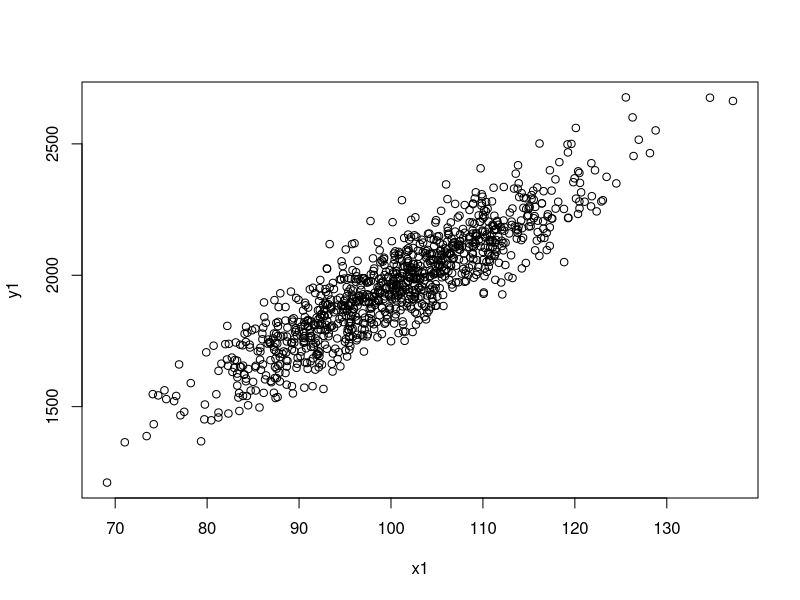
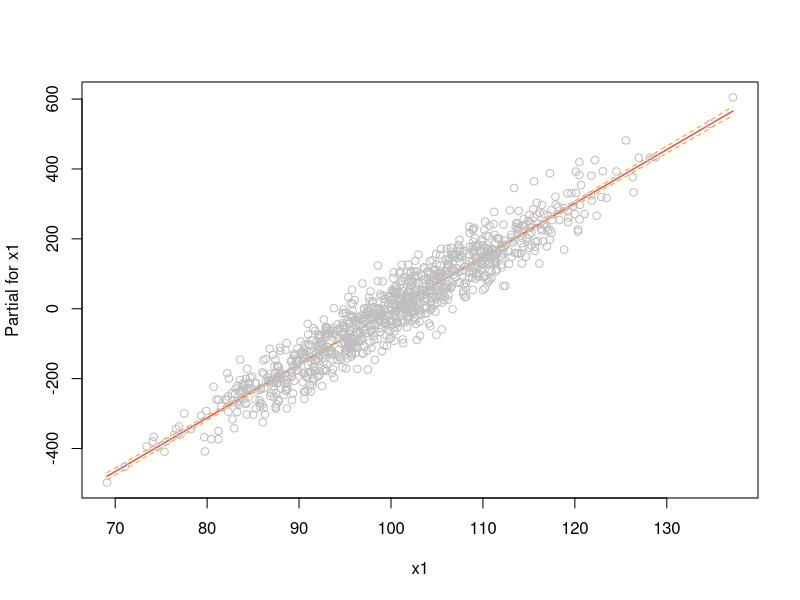
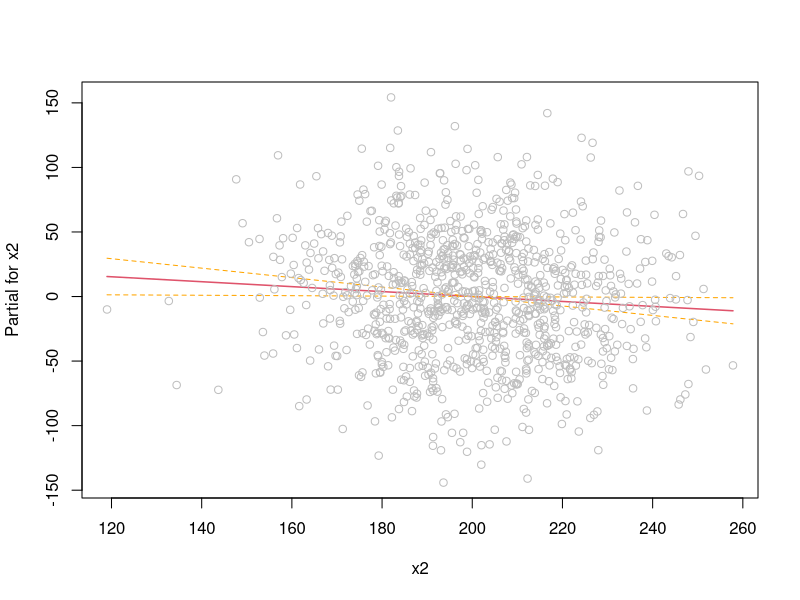
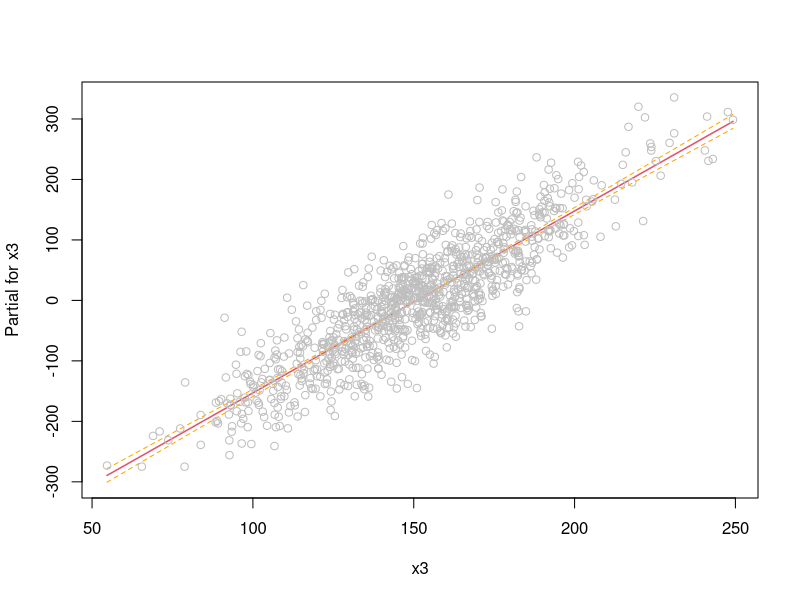
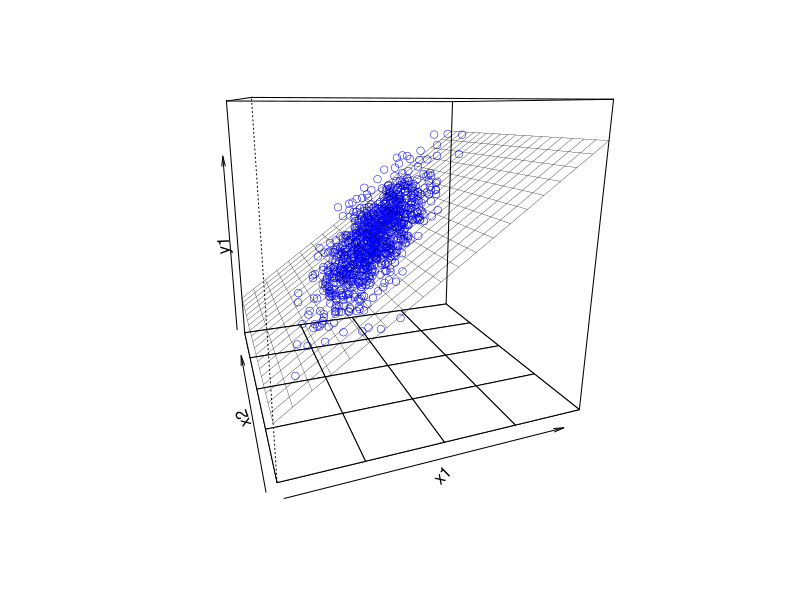
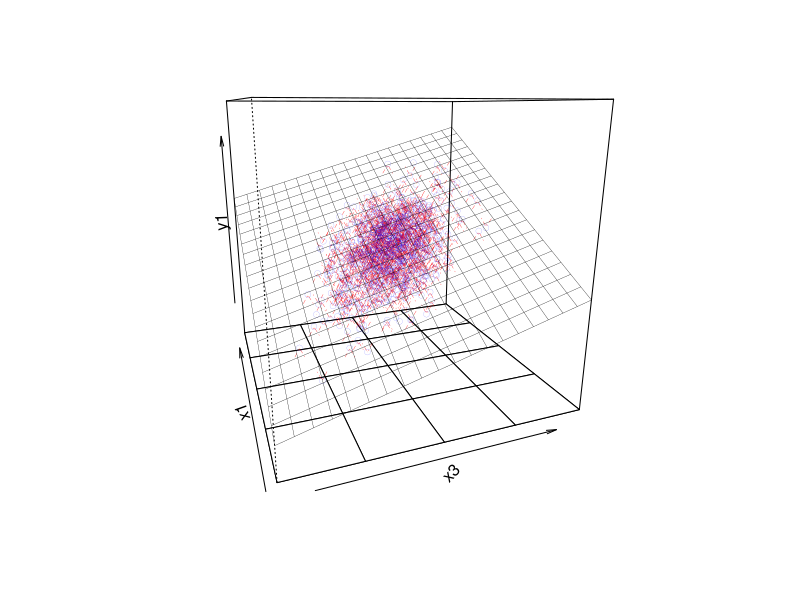
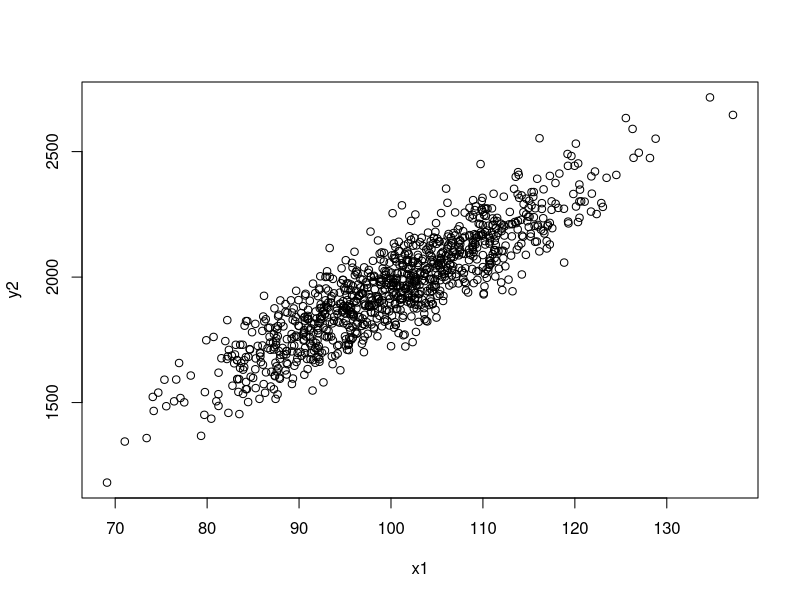
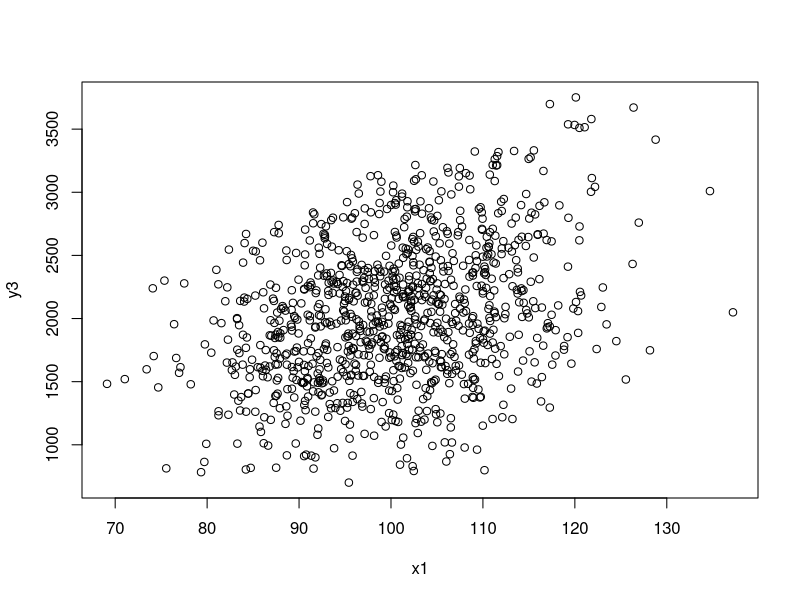

Generate these figures, in order, with R: (Note: this script raises an error after producing the figures.)
## Paul Johnson <pauljohn@ku.edu>
## 2012-06-20

## mlm-1 Initial approach to problem

## Topic: create multi-level data and use regression and lmer to
## estimate it.  This creates 3 different dependent variables,
## y1: ordinary "homoskedastic" regression (no grouping effect0
## y2: clustered "random intercepts"
## y3: clustered "random intercepts" and "random slope" for 1 predictor (x1)

## Why do this? Mainly, I want to show how I "Think Through" a
## problem by building a series of example models.

## Substantively, what ispires this?  A Student wonders "how good is R
## for making plots for lots of different groups in a multilevel
## model?" Another Student wonders "what is your thought progression
## in designing a Monte Carlo simulation".  Lets try to answer both in
## same exercise. Along the way, I had a detour into a problem of
## calculating predicted values from lmer results, but after that was
## solved, then things came into focus.

library(MASS) ## for rmvnorm
set.seed(1234) ## for replicability

## Step 1. Create a Data Frame. We need ONE data set that works right!

## M respondents, N observations for each one.
## In a repeated measures context, this is called "longitudinal data".
## In cross sectional approach, this is M groups (classrooms) with
## several people in each)

M <- 100
N <- 10

## get 100 unique gray colors, will use later for plotting
mycolors <- gray.colors(M)
## With small M, brighter colors help. You choose
mycolors <- rainbow(M)

## Standard deviation of error term at individual level
STDE <- 48

## STDEb0: standard deviation of clustered intercepts.
### In a longitudinal "repeated measures" exercise, this is an
## individual-level effect In a cross section, this is a random
## classroom effect.
STDEb0 <- 30

## STEx1: standard deviation of slopes across cluster units
STDEb1 <- 5

## The true fixed effects of b0, b1, b2, b3 in
## y = b0 + b1*x1 + b2*x2 + b3*x3
bslopes <- c(0.2, 15.4, -0.2, 3)

## Now generate the data frame with x1, x2 and x3.
## Let's suppose the predictors are Multivariate Normal, with
## means (100,200,150), standard deviations (10, 20, 30), and
## intercorrelations of 0.4.  These can, of course, be adjusted
## for interesting variations.

## Mind, an "indicator" that says with which cluster an observation belongs.
Mind <- 1:M %x% rep(1,N)
## Iind, "I index" indexes cluster members.
Iind <- unlist(lapply(1:M, function(x) seq(1, N, by=1)))

Xmeans <- c(100, 200, 150)
Xsds <- c(10, 20, 30)
Xrho <- 0.4
Xcorr.mat <- matrix(c(1, Xrho, Xrho, Xrho, 1, Xrho, Xrho, Xrho, 1), nrow = 3)
sigma <- diag(Xsds) %*% Xcorr.mat %*% diag(Xsds)
X.mat <- mvrnorm(n = N * M, mu = Xmeans, Sigma = sigma)
dimnames(X.mat)[[2]] <- c("x1", "x2", "x3")
## Add an intercept on the front of X.mat
X.mat <- cbind("(Intercept)"= 1, X.mat)


## Create a dependent variable that has no clustering effects.  This
## is an "ordinary" regression with slopes and random error designated
## above random noise
y1 <- X.mat %*% bslopes + rnorm(M*N, m=0, s= STDE)
dat <- cbind(data.frame(id=1:(N*M), Mind, Iind, y1), as.data.frame(X.mat))
rm(Mind, y1, X.mat) ## cleanup workspace

## Layer on additive group level error in y2
## Add a group-level intercept in the data collection.

## m different amounts added each of M respondent (group) to
## each observation for that respondent (or group)
dat$y2 <- dat$y1 +  rnorm(M, 0, STDEb0) %x% rep(1, N)

## Confirm that linear algebra, study, run
## rnorm(5) %x% rep(1, 4)


## In y3, add in random slope effect
## Now insert a group level random slope for x1. Thus, we
## are changing the effect of x1 from 0.4 * x1 to
## b1 ~ N(0.4, STDEb1) * x1
##
## same as b1 ~ 0.4 + N(0, STDEb1) * x1
dat$y3 <- dat$y2 +  dat$x1 * rnorm(M, 0, STDEb1) %x% rep(1, N)


## Well, that's some data. Let's see how the fitted models work

plot(y1 ~ x1, data=dat)
## First, fit linear regression that ignores mixed effects
m1 <- lm(y1 ~ x1 + x2 + x3, data=dat)
summary(m1)
termplot(m1, terms="x1", partial.resid=T, se=T)
termplot(m1, terms="x2", partial.resid=T, se=T)
termplot(m1, terms="x3", partial.resid=T, se=T)

library(rockchalk)
plotPlane(m1, plotx1="x1", plotx2="x2")
plotPlane(m1, plotx1="x3", plotx2="x1", plwd = 0.1, pcex=0.8, drawArrows=TRUE)



plot(y2 ~ x1, data=dat)
## First, fit linear regression that ignores mixed effects
m2 <- lm(y2 ~ x1 + x2 + x3, data=dat)
summary(m2)




plot(y3 ~ x1, data=dat)
## First, fit linear regression that ignores mixed effects
m3 <- lm(y3 ~ x1 + x2 + x3, data=dat)
summary(m3)

## causes error in R-2.15, but shouldn't
## par(mfcol = c(1,3))
## termplot(m1, partial.resid=TRUE, se=TRUE)
## par(mfcol = c(1,1))

## In the lme4 package, there is an "easy" tool to run M separate lm regressions
library(lme4)
m31list <- lmList(y3 ~ x1 | Mind, data=dat, pool = FALSE)
##That is 100 separate regressions in a list

summary(m31list[[1]]) ## group 1
summary(m31list[[2]]) ## group 2
summary(m31list[[M-1]]) ## group M-1



plot(y3 ~ x1, data=dat, col= mycolors[Mind])

for( i in seq_along(m31list)){
    abline(m31list[[i]], col = mycolors[i])
}
## That graph is lacking somewhat. I wish the range of x1 were not
## the same for all groups. Will fix that in the next plot.



## M separate regressions, with 3 predictors
m3list <- lmList(y3 ~ x1 + x2 + x3 | Mind, data=dat, pool = FALSE)


## How calculate predicted values?  Let's set x2 and x3 at their
## individual-specific means.

predict( m3list[[1]] ) ##predicts for observed cases, group 1


plot(y3 ~ x1, data=dat, col=mycolors[Mind], cex=0.6)

## Now calculate predicted values for each model.
## How to do that? Here's one guess.
## Get the range of x1 from the 'whole sample' and
## then set x2 and x3 at within-cluster mean
x1range <- range(dat$x1)
## I have to figure this out 1 group at a time.
## Get the data set for group 1. Lets concentrate on them
mf1 <- model.frame(m3list[[1]])
pgroup <- predict( m3list[[1]], newdata = data.frame(x1 = x1range, x2 = mean(mf1$x2, na.rm = TRUE), x3 = mean(mf1$x3, na.rm = TRUE)))
lines(x1range, pgroup, col=mycolors[1])

mf1 <- model.frame(m3list[[4]]) ## extract data set for group 4
pgroup <- predict( m3list[[4]], newdata = data.frame(x1=x1range, x2=mean(mf1$x2), x3=mean(mf1$x3)))
lines(x1range, pgroup, col=mycolors[4])


## Now I see a pattern. Do same for all the groups.
## This time, I'll use the unique range on x1 for each cluster
## I think that makes the lines look more "in" the data.
plot(y3 ~ x1, data=dat, col=mycolors[Mind], main = "lm on clusters")
for( i in seq_along(m3list)){
    m3mf <- model.frame(m3list[[i]]) #data set for group i
    x1range <- range(m3mf$x1) ## use group-specific ranges this time
    pgroup <- predict( m3list[[i]], newdata = data.frame(x1=x1range, x2=mean(m3mf$x2), x3=mean(m3mf$x3)))
    lines(x1range, pgroup, col=mycolors[i])
}

## Hmm. That data looks like it might be handy for comparison later on.
## Lets try to build a data frame of it.

m3newdat <- lapply(m3list, function(x) {
    m3mf <- model.frame(x)
    ndf = data.frame(x1=range(m3mf$x1), x2=mean(m3mf$x2), x3=mean(m3mf$x3))
    ndf$m3pred <- predict(x, newdata = ndf)
    ndf} )
## Smash the list of data frames together
m3newdat <- do.call("rbind", m3newdat)
## Interesting!
m3newdat[1:20, ]
## Better add a variable Mind. This way seems like overkill, but probably is more
## robust than rep(1:M, each=2). But capitalizes on row names
m3newdat$Mind <-  as.integer(do.call("rbind", strsplit(row.names(m3newdat), split="\\.", perl=T))[ ,1])

## Draw new graphs on a new device, so we can compare
dev.new()



## Change gears.
##
## Now, estimate this as a mixed-effects model with lme4
require(lme4)  ##Make sure lme4 is loaded


## mm2: Just the random intercept, no random slope
mm2 <- lmer( y2 ~ x1 + x2 + x3 + (1 | Mind), data=dat)
summary(mm2) ### Wow. extremely accurate estimate of STDEb0
mm2VarCorr <- VarCorr(mm2)

## Yank out the standard deviation estimates
mm2reStdDev <- c(lapply(mm2VarCorr, attr, "stddev"), list(Residual = attr(mm2VarCorr, "sc")))
mm2reStdDev


## Both random intercept and random slope, not correlated with each other
mm3 <- lmer( y3 ~ x1 + x2 + x3 + (1|Mind) + (-1 + x1 | Mind), data=dat)
summary(mm3) ### Wow. Check estimates versus truth
mm3VarCorr <- VarCorr(mm3)
mm3VarCorr


## This allows the random effects to be correlated, even
## though they are not in the design.
mm4 <- lmer( y3 ~ x1 + x2 + x3 + (x1 | Mind), data=dat)
summary(mm4)
mm4VarCorr <- VarCorr(mm4)
mm4VarCorr
## Yank out the standard deviation estimates
mm4reStdDev <- c(lapply(mm4VarCorr, attr, "stddev"), list(Residual = attr(mm4VarCorr, "sc")))
mm4reStdDev

mm4ranef <- ranef(mm4, postVar = TRUE) ## a ranef.mer object, appears to be a list that includes one data frame

## Here's a fun one.
dotplot(mm4ranef)


### What do the predicted values mean from lmer?
### here they are. But what do they include?
head(mm4pred <- predict(mm4))


## So I'm going to go through the step-by-step to make sure I
## understand the process of calculating predicted values. These
## should follow a formula like this for model 4. j is the "cluster"
## index.
##
##  (b0 + raneff(intercept, j)) + (b1 + raneff(x1,j))*x1 + b2 x2 + b3 x3

mm4b <- fixef(mm4)
mm4vnames <- names(mm4b)
mm4mm <- model.matrix(mm4) ## grab predictors

## b0 + raneff(intercept, j)
mm4inteffect <- mm4b["(Intercept)"] +  mm4ranef[[1]][dat$Mind, 1]
mm4x1effect <- mm4mm[ , c("x1")] * (mm4b["x1"] + mm4ranef[[1]][dat$Mind, 2])
mm4pred2 <- mm4inteffect + mm4x1effect +  mm4mm[ ,c("x2","x3") ] %*%   mm4b[c("x2","x3")]
head(mm4pred2)

## Aha! Those exactly match predict for mm4. So I understand what
## "predict" does. It is the "conditional" mean, where the "best
## guess" for each sub unit is used to make a prediction about the
## modal outcome within each sub unit.


## Now, I want to run predict for some particular values of x1, x2, x3.
##
## Recall the "newdata" object we used with m3: m3newdat
## Get predictions for each row in that data
m3newdat$mm4pred <- predict(mm4, newdata = m3newdat)

plot(y3 ~ x1, data=dat, col=mycolors[Mind], main="lmer mixed model predictions")
by(m3newdat, m3newdat$Mind, function(x) { lines(x$x1, x$mm4pred, col=mycolors[x$Mind])})

## With a small N and M, it is especially obvious the predicted values are incorrect.


## Lets calculate predicted values manually, as before,
## just to be sure we are getting the same numbers
mm4b <- fixef(mm4)
mm4vnames <- names(mm4b)
mm4inteffect <- mm4b["(Intercept)"] +  mm4ranef[[1]][m3newdat$Mind, 1]
mm4x1effect <- m3newdat[ , c("x1")] * (mm4b["x1"] + mm4ranef[[1]][m3newdat$Mind, 2] )
mm4mmpred2 <- mm4inteffect + mm4x1effect +  as.matrix(m3newdat[ ,c("x2","x3") ]) %*%  mm4b[c("x2","x3")]
m3newdat$mm4manualpred <-  mm4inteffect + mm4x1effect +  as.matrix(m3newdat[ ,c("x2","x3") ]) %*%  mm4b[c("x2","x3")]


## Those values appear correct to me, here's how predictions should look

plot(y3 ~ x1, data=dat, col=mycolors[Mind], main="lmer mixed model predictions")
by(m3newdat, m3newdat$Mind, function(x) { lines(x$x1, x$mm4manualpred, col=mycolors[x$Mind])})


## Now grab estimates from lm and lmer for closer inspection.
## intercepts on M separate lm fits:
m3b0  <- sapply(m3list, function(m) coef(summary(m))["(Intercept)", "Estimate"])
sd(m3b0)

### The intercept "predictions" (blups) from mm4
mm4b0 <- mm4b["x1"] + mm4ranef[[1]][, "(Intercept)"]
sd(mm4b0)

###The slope estimates from M separate lm fits:
m3x1b  <- sapply(m3list, function(m) coef(summary(m))["x1", "Estimate"])
sd(m3x1b)

### The slope "predictions" (blups) from mm4
mm4x1b <- mm4b["x1"] + mm4ranef[[1]][, "x1"]
sd(mm4x1b)


## Are the mm4 b's better? Closer to expected values? Shrunken toward center?
op <- par(no.readonly = TRUE)
par(mar=c(5.1, 5.1, 4.1, 2.1))
plot(m3x1b, mm4x1b, xlab = expression(hat(b)[1] ~~from~~lm), ylab = expression(hat(b)[1] ~~from~~lmer~~mixed~~model),  main=expression(paste("Scatter of ",hat(b)[1]," from lm and lmer" )))
mx1b <- lm( mm4x1b ~ m3x1b)
abline(mx1b)
summary(mx1b)
options(digits=2)
legend("bottomright", as.expression(c(bquote(widehat(hat(b)[1*j]^{lmer}) == .(coef(mx1b)[1]) + .(coef(mx1b)[2])*hat(b)[1*j]))), lty=1, lwd=1)
par(op)


## Let's compare histograms of the slope estimates
par(mfcol=c(1,2))
par(mar=c(5.1, 4.1, 6.1, 2.1), xpd=T)

b1breaks <- plotSeq(range(c(m3x1b, mm4x1b)), 20)
m3x1bhist <- hist(m3x1b, breaks=b1breaks, plot = FALSE)
m4x1bhist <- hist(mm4x1b, breaks =b1breaks, plot = FALSE)
ylim <- magRange(c(0, m3x1bhist$density, m3x1bhist$density),  c(1, 1.2))
hist(m3x1b, breaks=b1breaks, prob = TRUE, ylim=ylim, xlab=expression(paste("100 lm estimates ", hat(b)[1])), main=paste("Separate OLS (lm)"))
legend("topright", legend = as.expression(c( bquote(mean(hat(b)[1])==.(round(mean(m3x1b),2))), bquote(sd(hat(b)[1])==.(round(sd(m3x1b),2))))))

hist(mm4x1b,  breaks=b1breaks, prob = TRUE, ylim=ylim, xlab=expression(paste("lmer 'blup' estimates ", hat(b)[1])), main="Mixed Model (lmer)")
legend("topleft", legend = as.expression(c( bquote(mean(hat(b)[1])==.(round(mean(mm4x1b),2))), bquote(sd(hat(b)[1])==.(round(sd(mm4x1b),2))))))
par(op)


## Plot the estimated slopes against the "true" random effects. I
## notice now I did not save the vectors of random effects Rather than
## fix that here, I stop and think this over for a while.
